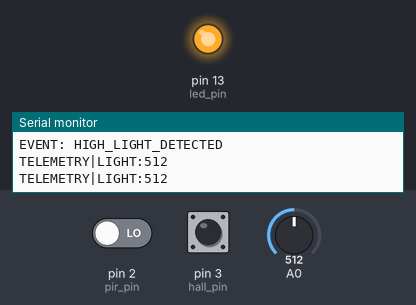
The sketch below on a simulated Arduino Uno, built with avr-gcc and run on an emulated ATmega328P. Shown: output pins drawn as LEDs (lit = HIGH), the last lines printed to the serial monitor. The test bench sets the inputs (shaded band); at power-on: A0 = 512, pin 3 (hall_pin) HIGH, pin 2 (pir_pin) LOW.

Above: at 1.2 s.
1.3 s: A0 set to 7
2.8 s: A0 set to 4
At 3.3 s:
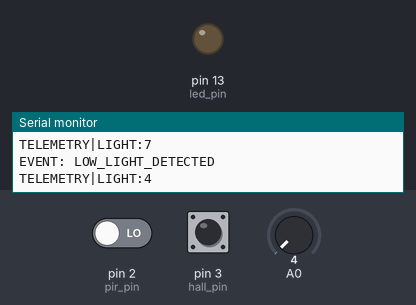
4.3 s: A0 set to 122
At 5.3 s:
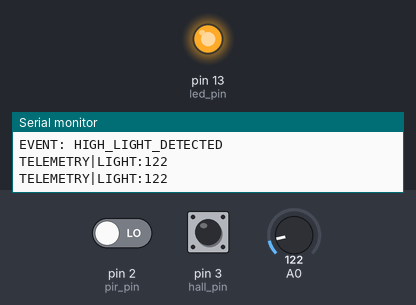
5.8 s: pin 3 (hall_pin) pulled LOW for 0.15 s
7.4 s: pin 3 (hall_pin) pulled LOW for 1 s
At 8.4 s:
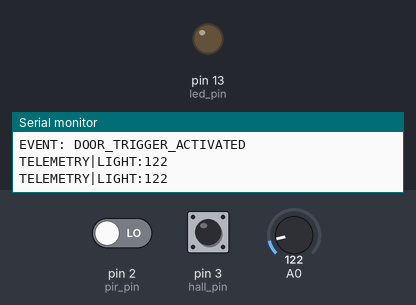
Timing chart, 0 to 11.4 s (numbered marks = the images above; inputs shaded):
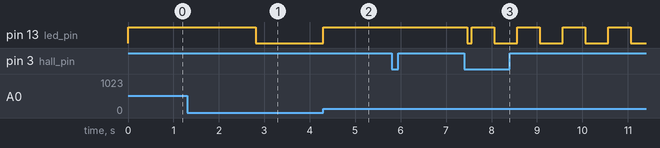

Measured:
- the behaviour switches between 6 and 5 on A0 (found by bisection; images 0 and 1)
- after the input at 2.8 s, pin 13 (led_pin): HIGH → LOW at once
- after the input at 4.3 s, pin 13 (led_pin): LOW → HIGH at once
- after the input at 7.4 s, pin 13 (led_pin): HIGH → LOW after 0.06 s, then repeats every 1.0 s: HIGH 0.50 s, LOW 0.50 s

The sketch:

final.ino
```cpp
#include <SoftwareSerial.h>

// --- PINS ---
const int pir_pin = 2;
const int hall_pin = 3;
const int mm_rx_pin = 4;
const int mm_tx_pin = 5;
const int led_pin = 13;

SoftwareSerial mmWave(mm_rx_pin, mm_tx_pin);

const int LIGHT_THRESHOLD = 5;

enum system_state
{
    monitor,
    pre_off,
    disabled,
    idle
};
system_state current_state = idle;

enum hall_sequence
{
    wait_first_low,
    wait_first_high,
    wait_second_low
};
hall_sequence hall_state = wait_first_low;

unsigned long preoff_start = 0;
const unsigned long preoff_duration = 10000;
unsigned long last_telemetry = 0;

// --- mmWave Helper ---
bool isMmWaveDetecting()
{
    bool personFound = false;
    while (mmWave.available())
    {
        String line = mmWave.readStringUntil('\n');
        if (line.startsWith("$DFDMD"))
        {
            int firstComma = line.indexOf(',');
            if (firstComma != -1)
            {
                char targetCount = line.charAt(firstComma + 1);
                if (targetCount != '0')
                    personFound = true;
            }
        }
    }
    return personFound;
}

void setup()
{
    pinMode(pir_pin, INPUT);
    pinMode(hall_pin, INPUT_PULLUP);
    pinMode(led_pin, OUTPUT);
    Serial.begin(9600);
    mmWave.begin(9600);
    Serial.println("SYSTEM_START");
}

bool checkHallSequence()
{
    int hallvalue = digitalRead(hall_pin);
    switch (hall_state)
    {
    case wait_first_low:
        if (hallvalue == LOW)
        {
            Serial.println("DOOR: MAGNET_DETECTED");
            hall_state = wait_first_high;
        }
        break;
    case wait_first_high:
        if (hallvalue == HIGH)
        {
            Serial.println("DOOR: OPENED");
            hall_state = wait_second_low;
        }
        break;
    case wait_second_low:
        if (hallvalue == LOW)
        {
            Serial.println("DOOR: CLOSED_TRIGGER");
            hall_state = wait_first_low;
            return true;
        }
        break;
    }
    return false;
}

void loop()
{
    int light_value = analogRead(A0);

    // --- TELEMETRY: Sends Light Data EVERY 500ms ---
    if (millis() - last_telemetry > 500)
    {
        Serial.print("TELEMETRY|LIGHT:");
        Serial.print(light_value);
        Serial.println();
        last_telemetry = millis();
    }

    switch (current_state)
    {
    case idle:
        digitalWrite(led_pin, LOW);
        if (light_value > LIGHT_THRESHOLD)
        {
            Serial.println("EVENT: HIGH_LIGHT_DETECTED");
            current_state = monitor;
        }
        break;

    case monitor:
        digitalWrite(led_pin, HIGH);
        if (light_value <= LIGHT_THRESHOLD)
        {
            Serial.println("EVENT: LOW_LIGHT_DETECTED");
            hall_state = wait_first_low;
            current_state = idle;
            break;
        }
        if (checkHallSequence())
        {
            Serial.println("EVENT: DOOR_TRIGGER_ACTIVATED");
            current_state = pre_off;
            preoff_start = millis();
            while (mmWave.available())
                mmWave.read(); // Flush buffer
        }
        delay(50);
        break;

    case pre_off:
        digitalWrite(led_pin, (millis() / 500) % 2);

        // --- SEPARATED SENSOR CHECK ---
        bool pir_active = (digitalRead(pir_pin) == HIGH);
        bool mm_active = isMmWaveDetecting();

        if (pir_active || mm_active)
        {
            Serial.print("MOTION_STOP|SOURCE:");
            if (pir_active && mm_active)
                Serial.println("BOTH");
            else if (pir_active)
                Serial.println("PIR");
            else
                Serial.println("MMWAVE");

            current_state = monitor;
            break;
        }

        if (millis() - preoff_start >= preoff_duration)
        {
            Serial.println("EVENT: TIMER_EXPIRED");
            current_state = disabled;
        }
        delay(100);
        break;

    case disabled:
        digitalWrite(led_pin, LOW);
        if (light_value <= LIGHT_THRESHOLD)
        {
            Serial.println("EVENT: RESET_TO_IDLE");
            current_state = idle;
        }
        delay(200);
        break;
    }
}
```

mk2.c
```cpp
const int pir_pin = 2;
const int hall_pin =3;
const int mmwave_pin = 4;
const int led_pin = 13;

const int LIGHT_THRESHOLD = 5;

enum system_state{
  monitor,
  pre_off,
  disabled,
  idle
};

system_state current_state = idle;

enum hall_sequence{
  low1,
  high,
  low2 // latched
};

hall_sequence hall_state = low1;

unsigned long preoff_start = 0;
const unsigned long preoff_duration = 10000;

void setup(){
  pinMode(pir_pin, INPUT);
  pinMode(hall_pin, INPUT);
  pinMode(mmwave_pin,INPUT);
  pinMode(led_pin, OUTPUT);

  Serial.begin(9600);
  Serial.println("STARTING SYSTEM...");
}

bool checkHallSequence() {
  int hallvalue = digitalRead(hall_pin);
  switch (hall_state) {
    case low1:
      if (hallvalue == HIGH) { hall_state = high; }
      break;
    case high:
      if (hallvalue == LOW) { hall_state = low2; }
      break;
    case low2:
      if (hallvalue == HIGH) {
        hall_state = low1;
        return true;
      }
      break;
  }
  return false;
}

void loop(){

  int light_value = analogRead(A0);

  switch (current_state) {
    case idle:
      Serial.print("Idle. Light value: ");
      Serial.println(light_value);
      digitalWrite(led_pin, LOW);


      if (light_value > LIGHT_THRESHOLD) {
        Serial.println("Light detected. Entering Monitor state.");
        current_state = monitor;
      }
      delay(500);
      break;

    case monitor:
      digitalWrite(led_pin, HIGH);
      Serial.println("Monitoring");


      if (light_value <= LIGHT_THRESHOLD) {
        Serial.println("Light is low, switching to idle");
        current_state = idle;
        break;
      }

      if (checkHallSequence()){
        Serial.println("Hall triggered");
        current_state = pre_off;
        preoff_start = millis();
      }
      delay(200);
      break;

    case pre_off:
      digitalWrite(led_pin, (millis() / 500) % 2);
      Serial.println("Pre-off, checking for motion");

      if(digitalRead(pir_pin) == HIGH || digitalRead(mmwave_pin) == HIGH){
        Serial.println("Motion detected. Returning to Monitor state");
        current_state = monitor;
        break;
      }

      if (millis() - preoff_start >= preoff_duration) {
        Serial.println("No motion for 10 seconds. Disabling system");
        current_state = disabled;
      }
      delay(300);
      break;

    case disabled:
      Serial.println("Disabled");
      digitalWrite(led_pin, LOW);


      if (light_value <= LIGHT_THRESHOLD) {
        Serial.println("Resetting to idle");
        current_state = idle;
      }
      delay(500);
      break;
  }
}
```

mk3.c
```cpp
const int pir_pin = 2;
const int hall_pin =3;
const int mmwave_pin = 4;
const int led_pin = 13;

// *** CHOOSE A REALISTIC THRESHOLD AFTER TESTING ***
const int LIGHT_THRESHOLD = 5;

enum system_state{
  monitor,
  pre_off,
  disabled,
  idle
};

system_state current_state = idle;

enum hall_sequence{
  low1,
  high,
  low2
};

hall_sequence hall_state = low1;

unsigned long preoff_start = 0;
const unsigned long preoff_duration = 10000;

void setup(){
  pinMode(pir_pin, INPUT);
  pinMode(hall_pin, INPUT_PULLUP);
  pinMode(mmwave_pin,INPUT);
  pinMode(led_pin, OUTPUT);

  Serial.begin(9600);
  Serial.println("STARTING SYSTEM...");
}

bool checkHallSequence() {
  int hallvalue = digitalRead(hall_pin);
  switch (hall_state) {
    case low1:
      if (hallvalue == LOW) { hall_state = high; }
      break;
    case HIGH:
      if (hallvalue == HIGH) { hall_state = low2; }
      break;
    case low2:
      if (hallvalue == LOW) {
        hall_state = low1;
        return true;
      }
      break;
  }
  return false;
}

void loop(){

  int light_value = analogRead(A0);

  switch (current_state) {
    case idle:
      Serial.print("Idle. Light value: ");
      Serial.println(light_value);
      digitalWrite(led_pin, LOW);


      if (light_value > LIGHT_THRESHOLD) {
        Serial.println("Bright light detected. Entering Monitor state.");
        current_state = monitor;
      }
      delay(500);
      break;

    case monitor:
      digitalWrite(led_pin, HIGH);
      Serial.println("Monitoring...");


      if (light_value <= LIGHT_THRESHOLD) {
        Serial.println("Low light. Returning to Idle state.");
        current_state = idle;
        break;
      }

      if (checkHallSequence()){
        Serial.println("Hall trigger sequence detected.");
        current_state = pre_off;
        preoff_start = millis();
      }
      delay(200);
      break;

    case pre_off:
      digitalWrite(led_pin, (millis() / 500) % 2);
      Serial.println("Pre-off, checking for motion.");

      if(digitalRead(pir_pin) == HIGH || digitalRead(mmwave_pin) == HIGH){
        Serial.println("Motion detected. Returning to Monitor state.");
        current_state = monitor;
        break;
      }

      if (millis() - preoff_start >= preoff_duration) {
        Serial.println("No motion for 10 seconds. Disabling system.");
        current_state = disabled;
      }
      delay(300);
      break;

    case disabled:
      Serial.println("Disabled. Waiting for low light to reset.");
      digitalWrite(led_pin, LOW);

      // Reset to idle when the light goes out, ready for the next day/cycle
      if (light_value <= LIGHT_THRESHOLD) {
        Serial.println("Resetting to Idle state.");
        current_state = idle;
      }
      delay(500);
      break;
  }
}
```

mk4.c
```cpp
const int pir_pin = 2;
const int hall_pin = 3;
const int mmwave_pin = 4;
const int led_pin = 13;


const int LIGHT_THRESHOLD = 5;

enum system_state {
  monitor,
  pre_off,
  disabled,
  idle
};

system_state current_state = idle;


enum hall_sequence {
  wait_first_low,
  wait_first_high,
  wait_second_low
};

hall_sequence hall_state = wait_first_low;

unsigned long preoff_start = 0;
const unsigned long preoff_duration = 10000;

void setup() {
  pinMode(pir_pin, INPUT);
  pinMode(hall_pin, INPUT_PULLUP);
  pinMode(mmwave_pin, INPUT);
  pinMode(led_pin, OUTPUT);

  Serial.begin(9600);
  Serial.println("STARTING SYSTEM...");
}


bool checkHallSequence() {
  int hallvalue = digitalRead(hall_pin);

  switch (hall_state) {
    case wait_first_low:
      // Waiting for the start of the first pass (magnet close)
      if (hallvalue == LOW) {
        Serial.println("First pass started (magnet detected).");
        hall_state = wait_first_high;
      }
      break;

    case wait_first_high:
      // Waiting for the end of the first pass (magnet removed)
      if (hallvalue == HIGH) {
        Serial.println("First pass complete (magnet removed). Waiting for second pass.");
        hall_state = wait_second_low;
      }
      break;

    case wait_second_low:
      // Waiting for the start of the second pass (magnet close)
      if (hallvalue == LOW) {
        Serial.println("Second pass started (magnet detected). TRIGGERING.");
        hall_state = wait_first_low;
        return true;
      }
      break;
  }
  return false;
}

void loop() {

  int light_value = analogRead(A0);

  switch (current_state) {
    case idle:
      Serial.print("Idle. Light value: ");
      Serial.println(light_value);
      digitalWrite(led_pin, LOW);


      if (light_value > LIGHT_THRESHOLD) {
        Serial.println("Bright light detected. Entering Monitor state.");
        current_state = monitor;
      }
      delay(500);
      break;

    case monitor:
      digitalWrite(led_pin, HIGH);


      if (light_value <= LIGHT_THRESHOLD) {
        Serial.println("Low light. Returning to Idle state.");
        // Reset the hall sequence if the main system resets
        hall_state = wait_first_low;
        current_state = idle;
        break;
      }

      if (checkHallSequence()) {
        Serial.println("Hall trigger sequence detected. Entering Pre-off.");
        current_state = pre_off;
        preoff_start = millis();
      }
      delay(200);
      break;

    case pre_off:
      digitalWrite(led_pin, (millis() / 500) % 2);
      Serial.println("Pre-off, checking for motion.");

      if (digitalRead(pir_pin) == HIGH || digitalRead(mmwave_pin) == HIGH) {
        Serial.println("Motion detected. Returning to Monitor state.");
        current_state = monitor;
        break;
      }

      if (millis() - preoff_start >= preoff_duration) {
        Serial.println("No motion for 10 seconds. Disabling system.");
        current_state = disabled;
      }
      delay(300);
      break;

    case disabled:
      Serial.println("Disabled. Waiting for low light to reset.");
      digitalWrite(led_pin, LOW);

      // Reset to idle when the light goes out, ready for the next day/cycle
      if (light_value <= LIGHT_THRESHOLD) {
        Serial.println("Resetting to Idle state.");
        current_state = idle;
      }
      delay(500);
      break;
  }
}
```

test.c
```cpp
#include <SoftwareSerial.h> // Include library for sensor communication

// --- PINS ---
const int pir_pin = 2;
const int hall_pin = 3;
const int mm_rx_pin = 4; // Connect to Sensor TX
const int mm_tx_pin = 5; // Connect to Sensor RX
const int led_pin = 13;

SoftwareSerial mmWave(mm_rx_pin, mm_tx_pin);

const int LIGHT_THRESHOLD = 5;

enum system_state{
  monitor,
  pre_off,
  disabled,
  idle
};

system_state current_state = idle;

enum hall_sequence{
  low1,
  high,
  low2 // latched
};

hall_sequence hall_state = low1;

unsigned long preoff_start = 0;
const unsigned long preoff_duration = 10000;

// Reads the serial buffer to see if a person is currently detected
bool isMmWaveDetecting() {
  bool personFound = false;

  // Read all data currently in the buffer
  while (mmWave.available()) {
    String line = mmWave.readStringUntil('\n');

    // Check if it is a Distance Mode Packet ($DFDMD)
    if (line.startsWith("$DFDMD")) {
      int firstComma = line.indexOf(',');
      if (firstComma != -1) {
        char targetCount = line.charAt(firstComma + 1);
        if (targetCount != '0') {
          personFound = true;
        }
      }
    }
  }
  return personFound;
}

void setup(){
  pinMode(pir_pin, INPUT);
  pinMode(hall_pin, INPUT);
  pinMode(led_pin, OUTPUT);

  Serial.begin(9600);
  mmWave.begin(9600); // Start the sensor stream

  Serial.println("STARTING SYSTEM...");
}

bool checkHallSequence() {
  int hallvalue = digitalRead(hall_pin);
  switch (hall_state) {
    case low1:
      if (hallvalue == HIGH) { hall_state = high; }
      break;
    case high:
      if (hallvalue == LOW) { hall_state = low2; }
      break;
    case low2:
      if (hallvalue == HIGH) {
        hall_state = low1;
        return true;
      }
      break;
  }
  return false;
}

void loop(){

  int light_value = analogRead(A0);

  switch (current_state) {
    case idle:
      Serial.print("Idle. Light value: ");
      Serial.println(light_value);
      digitalWrite(led_pin, LOW);

      if (light_value > LIGHT_THRESHOLD) {
        Serial.println("Light detected. Entering Monitor state.");
        current_state = monitor;
      }
      delay(500);
      break;

    case monitor:
      digitalWrite(led_pin, HIGH);
      Serial.println("Monitoring");

      if (light_value <= LIGHT_THRESHOLD) {
        Serial.println("Light is low, switching to idle");
        current_state = idle;
        break;
      }

      if (checkHallSequence()){
        Serial.println("Hall triggered (Door Logic)");
        current_state = pre_off;
        preoff_start = millis();
        while(mmWave.available()) mmWave.read();
      }
      delay(200);
      break;

    case pre_off:
      digitalWrite(led_pin, (millis() / 500) % 2);
      Serial.println("Pre-off, checking for motion (PIR + mmWave)");

      // Check PIR OR Check mmWave Serial Stream
      if(digitalRead(pir_pin) == HIGH || isMmWaveDetecting() == true){
        Serial.println("Motion detected (Person still in room). Returning to Monitor state");
        current_state = monitor;
        break;
      }

      if (millis() - preoff_start >= preoff_duration) {
        Serial.println("No motion for 10 seconds. Disabling system");
        current_state = disabled;
      }
      // Reduced delay slightly to ensure we catch Serial data faster
      delay(200);
      break;

    case disabled:
      Serial.println("Disabled");
      digitalWrite(led_pin, LOW);

      if (light_value <= LIGHT_THRESHOLD) {
        Serial.println("Resetting to idle");
        current_state = idle;
      }
      delay(500);
      break;
  }
}
```

hall.c
```cpp
const int h_pin = 2;
void setup(){
  Serial.begin(9600);
  pinMode(h_pin,INPUT_PULLUP);

}

  void loop(){
    int op = digitalRead(h_pin);

    Serial.println(op);
delay(500);
  }
```
